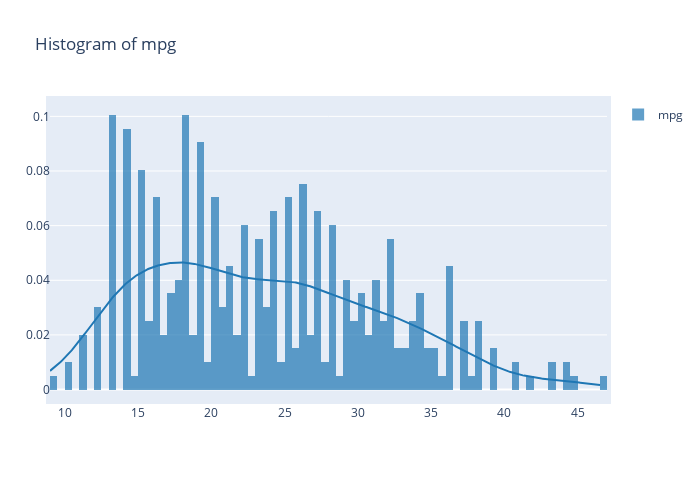
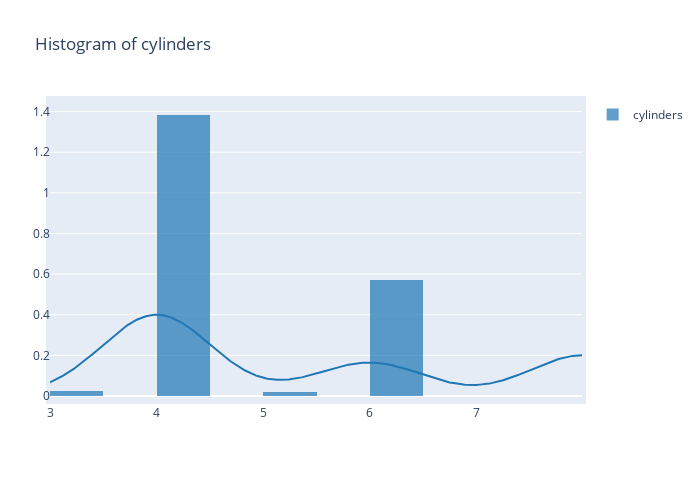
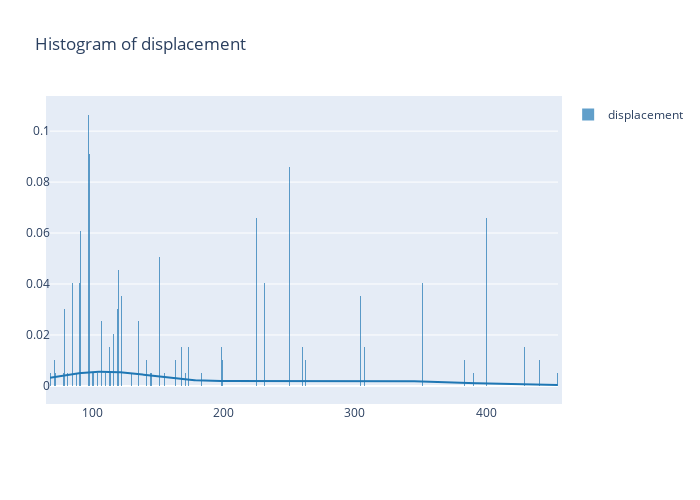
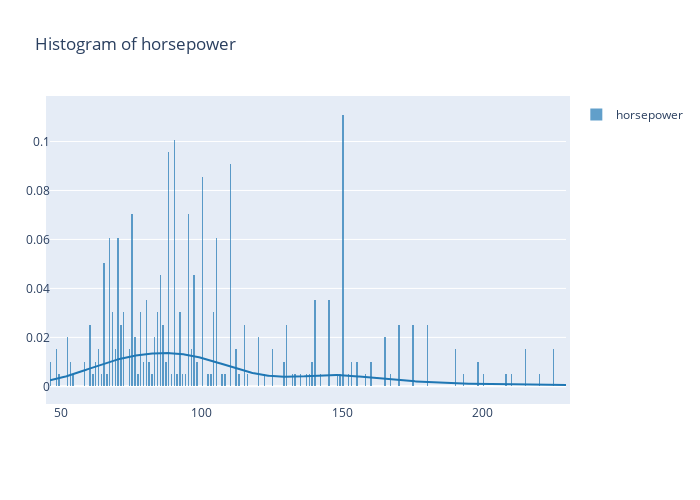

The cell these charts' notebook holds for them, in order:
### Code cell
for col in col_num:
    fig = ff.create_distplot([df[col]], [col], bin_size=0.5, show_rug=False)
    fig.update_layout(title=f'Histogram of {col}', autosize=False, width=700, height=500,
                      margin=dict(l=50, r=50, b=100, t=100, pad=4))
    fig.show()

### Figure 1 — Plotly figure (JSON) as saved in the notebook; plotly's stock layout.template omitted (floating-point values rounded to 4 significant figures; data arrays with more than 128 entries replaced by an {"elided": "..."} marker saying what was removed)
{"data": [{"autobinx": false, "histnorm": "probability density", "legendgroup": "mpg", "marker": {"color": "rgb(31, 119, 180)"}, "name": "mpg", "opacity": 0.7, "type": "histogram", "x": {"elided": "398 float values"}, "xaxis": "x", "xbins": {"end": 46.6, "size": 0.5, "start": 9}, "yaxis": "y"}, {"legendgroup": "mpg", "marker": {"color": "rgb(31, 119, 180)"}, "mode": "lines", "name": "mpg", "showlegend": false, "type": "scatter", "x": {"elided": "500 float values"}, "xaxis": "x", "y": {"elided": "500 float values"}, "yaxis": "y"}], "layout": {"autosize": false, "barmode": "overlay", "height": 500, "hovermode": "closest", "legend": {"traceorder": "reversed"}, "margin": {"b": 100, "l": 50, "pad": 4, "r": 50, "t": 100}, "title": {"text": "Histogram of mpg"}, "width": 700, "xaxis": {"anchor": "y2", "domain": [0, 1], "zeroline": false}, "yaxis": {"anchor": "free", "domain": [0, 1], "position": 0}}}

### Figure 2 — Plotly figure (JSON) as saved in the notebook; plotly's stock layout.template omitted (floating-point values rounded to 4 significant figures; data arrays with more than 128 entries replaced by an {"elided": "..."} marker saying what was removed)
{"data": [{"autobinx": false, "histnorm": "probability density", "legendgroup": "cylinders", "marker": {"color": "rgb(31, 119, 180)"}, "name": "cylinders", "opacity": 0.7, "type": "histogram", "x": {"elided": "398 int values"}, "xaxis": "x", "xbins": {"end": 8, "size": 0.5, "start": 3}, "yaxis": "y"}, {"legendgroup": "cylinders", "marker": {"color": "rgb(31, 119, 180)"}, "mode": "lines", "name": "cylinders", "showlegend": false, "type": "scatter", "x": {"elided": "500 float values"}, "xaxis": "x", "y": {"elided": "500 float values"}, "yaxis": "y"}], "layout": {"autosize": false, "barmode": "overlay", "height": 500, "hovermode": "closest", "legend": {"traceorder": "reversed"}, "margin": {"b": 100, "l": 50, "pad": 4, "r": 50, "t": 100}, "title": {"text": "Histogram of cylinders"}, "width": 700, "xaxis": {"anchor": "y2", "domain": [0, 1], "zeroline": false}, "yaxis": {"anchor": "free", "domain": [0, 1], "position": 0}}}

### Figure 3 — Plotly figure (JSON) as saved in the notebook; plotly's stock layout.template omitted (floating-point values rounded to 4 significant figures; data arrays with more than 128 entries replaced by an {"elided": "..."} marker saying what was removed)
{"data": [{"autobinx": false, "histnorm": "probability density", "legendgroup": "displacement", "marker": {"color": "rgb(31, 119, 180)"}, "name": "displacement", "opacity": 0.7, "type": "histogram", "x": {"elided": "398 float values"}, "xaxis": "x", "xbins": {"end": 455, "size": 0.5, "start": 68}, "yaxis": "y"}, {"legendgroup": "displacement", "marker": {"color": "rgb(31, 119, 180)"}, "mode": "lines", "name": "displacement", "showlegend": false, "type": "scatter", "x": {"elided": "500 float values"}, "xaxis": "x", "y": {"elided": "500 float values"}, "yaxis": "y"}], "layout": {"autosize": false, "barmode": "overlay", "height": 500, "hovermode": "closest", "legend": {"traceorder": "reversed"}, "margin": {"b": 100, "l": 50, "pad": 4, "r": 50, "t": 100}, "title": {"text": "Histogram of displacement"}, "width": 700, "xaxis": {"anchor": "y2", "domain": [0, 1], "zeroline": false}, "yaxis": {"anchor": "free", "domain": [0, 1], "position": 0}}}

### Figure 4 — Plotly figure (JSON) as saved in the notebook; plotly's stock layout.template omitted (floating-point values rounded to 4 significant figures; data arrays with more than 128 entries replaced by an {"elided": "..."} marker saying what was removed)
{"data": [{"autobinx": false, "histnorm": "probability density", "legendgroup": "horsepower", "marker": {"color": "rgb(31, 119, 180)"}, "name": "horsepower", "opacity": 0.7, "type": "histogram", "x": {"elided": "398 float values"}, "xaxis": "x", "xbins": {"end": 230, "size": 0.5, "start": 46}, "yaxis": "y"}, {"legendgroup": "horsepower", "marker": {"color": "rgb(31, 119, 180)"}, "mode": "lines", "name": "horsepower", "showlegend": false, "type": "scatter", "x": {"elided": "500 float values"}, "xaxis": "x", "y": {"elided": "500 float values"}, "yaxis": "y"}], "layout": {"autosize": false, "barmode": "overlay", "height": 500, "hovermode": "closest", "legend": {"traceorder": "reversed"}, "margin": {"b": 100, "l": 50, "pad": 4, "r": 50, "t": 100}, "title": {"text": "Histogram of horsepower"}, "width": 700, "xaxis": {"anchor": "y2", "domain": [0, 1], "zeroline": false}, "yaxis": {"anchor": "free", "domain": [0, 1], "position": 0}}}
